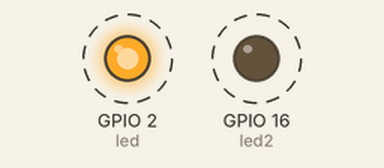
Recording of a program running on a simulated ESP32 board running MicroPython. On the bench: output pins drawn as LEDs (lit = HIGH). Dashed ring = blinking.

Above: at 0.2 s.
Timing chart, 0 to 3.0 s (numbered marks = the images above):
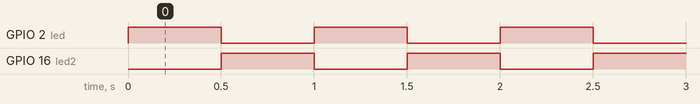

Measured:
- by itself, GPIO 2 (led), GPIO 16 (led2): alternates HIGH for 0.50 s and LOW for 0.50 s

The program:

main_01_flash_leds.py
```python
import machine
import time

led = machine.Pin(2, machine.Pin.OUT)
led2 = machine.Pin(16, machine.Pin.OUT)
while True:
    led.on()
    led2.off()
    time.sleep(0.5)
    led.off()
    led2.on()
    time.sleep(0.5)
```
